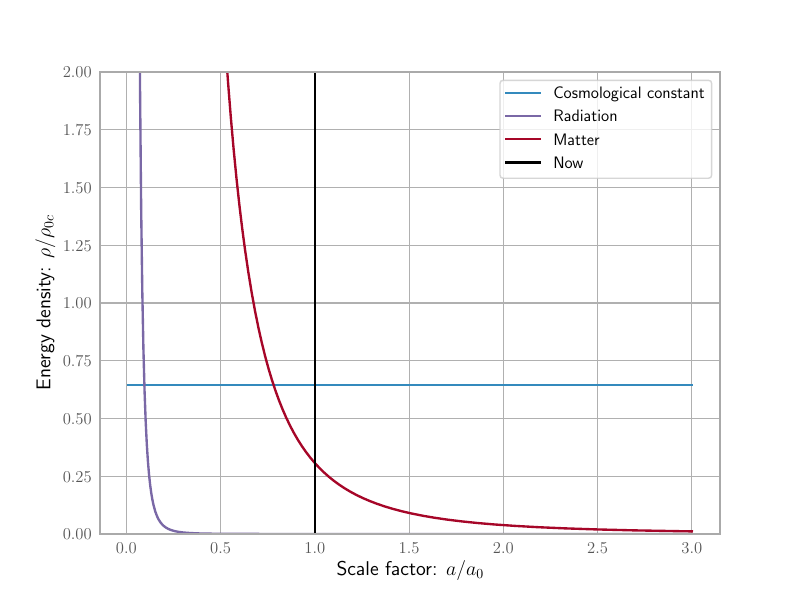

Write the Python code that produced this figure.
import numpy as np
import matplotlib.pyplot as plt
from astropy.visualization import astropy_mpl_style
plt.style.use(astropy_mpl_style)
import scipy.constants as sc
from astropy.constants import codata2018 as ac
from astropy.constants import iau2015 as aa
import astropy.units as u
from astropy.cosmology import Planck15 as cosmo
import astropy.uncertainty as aun

a = np.linspace(.01, 3, num=1000)
# a=1 now

Om0 = cosmo.Om0
Olambda0 = 1 - cosmo.Om0 - cosmo.Ob0
Orad0 = (2.5e-5 * u.littleh**-2).to(u.dimensionless_unscaled, equivalencies=u.with_H0())

def get_rho(a, w, O0):
  return(O0 * a**(-3*(1+w)))

plt.plot(a, get_rho(a, -1, Olambda0), label='Cosmological constant')
plt.plot(a, get_rho(a, 1/3, Orad0), label='Radiation')
plt.plot(a, get_rho(a, 0, Om0), label='Matter')
plt.xlabel('Scale factor: $a / a_0$')
plt.ylabel('Energy density: $\\rho / \\rho_{0c}$')
plt.axvline(x=1, label='Now', c='black')
plt.ylim(0,2)
plt.legend()
plt.savefig('global_energy_contributions.pdf', format = 'pdf')